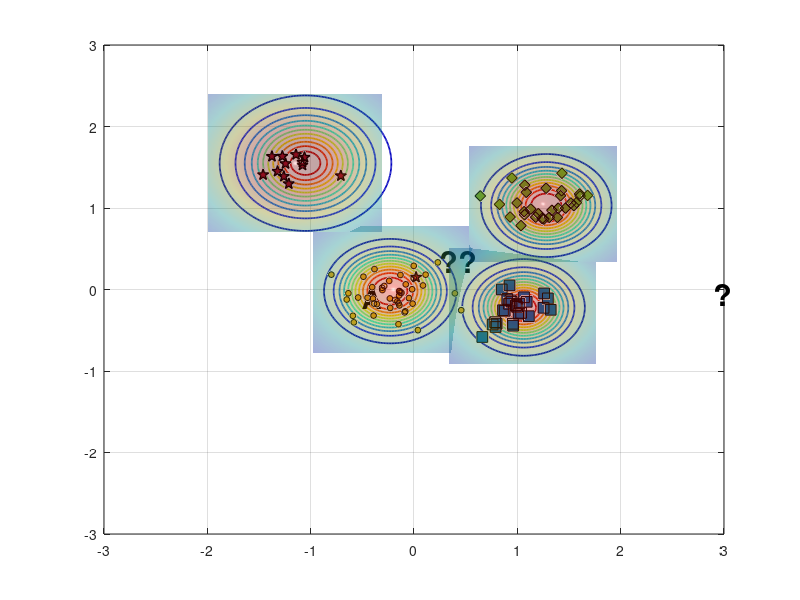

Here is the MATLAB script that generated this plot: (Note: this script raises an error after producing the figure.)
%% Reproduce EVM-style demo figure (no toolboxes)
clear; close all; clc; rng(7);

% ---------- 1) 合成四类二维数据 ----------
% 类中心（大致对应图中位置）
C_star  = [-1.15  1.55];   % 红色星
C_diam  = [ 1.25  1.05];   % 绿色菱形
C_square= [ 1.05 -0.20];   % 蓝色方块
C_dot   = [-0.20  0.00];   % 蓝色小点（被 A 标注影响的那簇）

% 协方差（控制每簇形状）
S = @(sx,sy,rho)[sx^2 rho*sx*sy; rho*sx*sy sy^2];
Sig_star   = S(0.18,0.20, 0.05);
Sig_diam   = S(0.22,0.18,-0.10);
Sig_square = S(0.20,0.16, 0.05);
Sig_dot    = S(0.25,0.18, 0.00);

% 从高斯采样（不用 mvnrnd）
sample = @(N,mu,SIG) (randn(N,2)*chol(SIG,'lower') + mu);

X_star   = sample(12,C_star,   Sig_star);
X_diam   = sample(30,C_diam,   Sig_diam);
X_square = sample(28,C_square, Sig_square);
X_dot    = sample(45,C_dot,    Sig_dot);

% 加一个“离群星”靠近 A（见原图左中）
X_star = [X_star; 0.02 0.15];

% ---------- 2) 底面散点与样式 ----------
figure('Color','w','Position',[100,100,800,600]);
hold on; box on; grid on;
z0 = 0; % 所有散点都放在 z=0 的平面

% 确保按照绘制顺序叠放，便于把散点置顶
set(gca,'SortMethod','childorder');

h_star   = scatter3(X_star(:,1),  X_star(:,2),  z0+zeros(size(X_star,1),1),  70, ...
        'pentagram', 'filled', 'MarkerEdgeColor','k', 'MarkerFaceColor',[0.635294 0.0784314 0.184314], 'LineWidth',1.0); % 红色五角星 #A2142F
h_diam   = scatter3(X_diam(:,1),  X_diam(:,2),  z0+zeros(size(X_diam,1),1),  60, ...
        'd', 'filled', 'MarkerEdgeColor','k', 'MarkerFaceColor',[0.466667 0.674510 0.188235]); % 绿色菱形 #77AC30
h_square = scatter3(X_square(:,1),X_square(:,2),z0+zeros(size(X_square,1),1),60, ...
        's', 'filled', 'MarkerEdgeColor','k', 'MarkerFaceColor',[0 0.447059 0.741176]); % 蓝色正方形 #0072BD
h_dot    = scatter3(X_dot(:,1),   X_dot(:,2),   z0+zeros(size(X_dot,1),1),   18, ...
        'o', 'filled', 'MarkerEdgeColor','k', 'MarkerFaceColor',[0.929412 0.694118 0.125490]); % 黄色圆形 #EDB120


% ---------- 3) ψ-model 等值环（彩色同心） ----------
% 采用带形状参的径向函数 psi(r) = exp(-(r/s)^t)
psi = @(X,Y,cx,cy,s,t) exp( - ( sqrt((X-cx).^2 + (Y-cy).^2) ./ s ).^t );

% 选几处“极端向量/代表点”（包含 A 所在）
EV = [ -0.23 -0.02 ;   % A 对应蓝点极端向量
        1.06 -0.22 ;   % 蓝方块
        1.28  1.03 ;   % 绿菱形
       -1.05  1.55 ];  % 红星
scale = [0.42, 0.36, 0.40, 0.48];   % 各自 scale
shape = [2.6,  2.2,  2.4,  2.0];    % 各自 shape

% 网格
[xg,yg] = meshgrid(linspace(-3,3,400));
colormap(jet); caxis([0 1]);

% 等高线层级（红到蓝：高到低）
levels = linspace(1.0,0.05,12);

for k = 1:size(EV,1)
    Z = psi(xg,yg,EV(k,1),EV(k,2),scale(k),shape(k));
    [~, h] = contour(xg,yg,Z,levels);    % 直接画在底面，保持颜色映射
    set(h,'LineWidth',1.25);

    % 将等高线明确压到 z=0（兼容不同 MATLAB 版本）
    ch = get(h,'Children');
    for ic = 1:numel(ch)
        zd = get(ch(ic),'ZData');
        if ~isempty(zd)
            set(ch(ic),'ZData',zeros(size(zd))); % 强制贴在 z=0
        end
    end
end

% 标出 A 与问号
text(-0.5,-0.1,0,'A','FontWeight','bold','FontSize',20,'Color','k');
text( 0.25, 0.35,0.03,'??','FontWeight','bold','FontSize',22,'Color','k');
text( 2.90,-0.05,0.03,'?','FontWeight','bold','FontSize',22,'Color','k');

% ---------- 4) 上方半透明“钟形面”（表示类支持/概率） ----------
% 用四个高斯穹顶，中心与各簇一致
gauss2 = @(X,Y,cx,cy,s) exp(-((X-cx).^2 + (Y-cy).^2)/(2*s^2));
tops  = {C_star, C_diam, C_square, C_dot};
sigT  = [0.65 0.55 0.55 0.60];
amp   = [1.05 0.95 0.90 0.85];

% 抬高穹顶，并缩小每个穹顶的覆盖范围（为每个穹顶使用局部网格）
zlift      = 0.18;   % 统一抬高量（不改变颜色映射）
spanFactor = 1.3;    % 每个穹顶半宽 = spanFactor * sigma（越小覆盖越小）
gridN      = 121;    % 局部网格分辨率

for i=1:4
    cx = tops{i}(1); cy = tops{i}(2);
    span = spanFactor * sigT(i);
    [xgi,ygi] = meshgrid(linspace(cx - span, cx + span, gridN), ...
                         linspace(cy - span, cy + span, gridN));

    Zt = amp(i) * gauss2(xgi,ygi,cx,cy,sigT(i));
    % 用 Zt 作为颜色，Zt+zlift 作为高度，从而抬高且保留原色
    s1 = surf(xgi,ygi, Zt + zlift, Zt, 'EdgeColor','none', 'FaceAlpha',0.35);
end
shading interp; camlight headlight; lighting gouraud;

% 将散点推到顶层
uistack([h_star h_diam h_square h_dot], 'top');

% ---------- 5) 轴、视角与观感 ----------
xlim([-2 2]); ylim([-1 3]); zlim([0 1.25]); view(-67,22);
axis vis3d; daspect([1 1 0.8]);
set(gca,'FontName','Times New Roman','FontSize',12,'LineWidth',1);
% xlabel('x'); ylabel('y'); zlabel('score / \psi');

% 网格和背景风格
grid on; 
% set(gca,'GridAlpha',0.2,'MinorGridAlpha',0.2);
